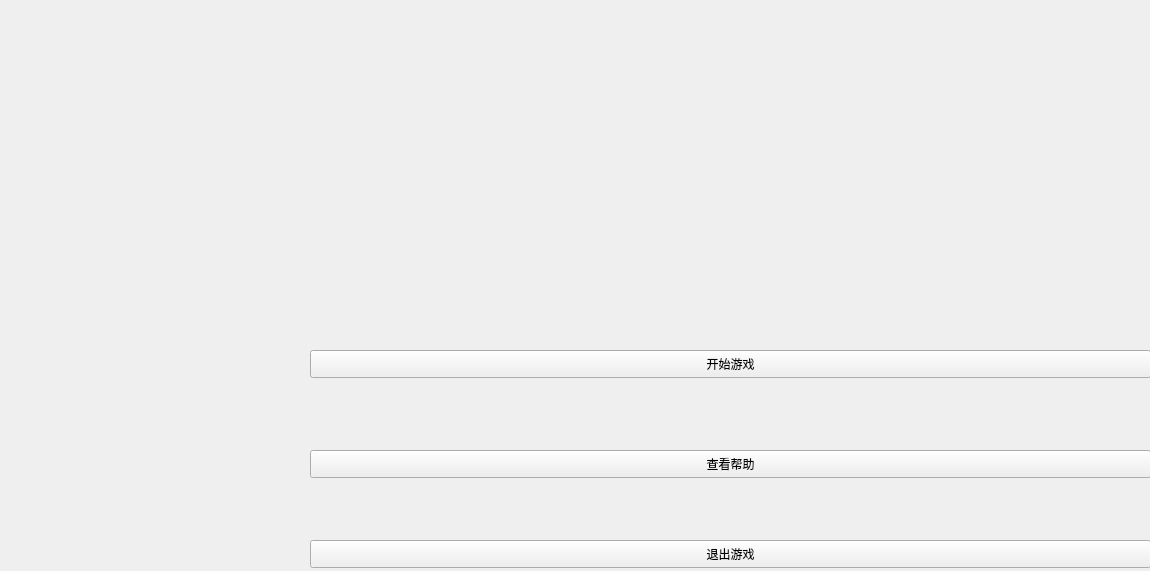
<?xml version="1.0" encoding="UTF-8"?>
<ui version="4.0">
 <class>MainWindow</class>
 <widget class="QMainWindow" name="MainWindow">
  <property name="geometry">
   <rect>
    <x>0</x>
    <y>0</y>
    <width>1150</width>
    <height>571</height>
   </rect>
  </property>
  <property name="minimumSize">
   <size>
    <width>1150</width>
    <height>571</height>
   </size>
  </property>
  <property name="maximumSize">
   <size>
    <width>1150</width>
    <height>571</height>
   </size>
  </property>
  <property name="windowTitle">
   <string>MainWindow</string>
  </property>
  <property name="autoFillBackground">
   <bool>false</bool>
  </property>
  <property name="styleSheet">
   <string notr="true">image: url(:/mainwindow/picture/timg.jpg);

</string>
  </property>
  <widget class="QWidget" name="centralWidget">
   <widget class="QPushButton" name="pushButton_3">
    <property name="geometry">
     <rect>
      <x>310</x>
      <y>350</y>
      <width>841</width>
      <height>28</height>
     </rect>
    </property>
    <property name="minimumSize">
     <size>
      <width>591</width>
      <height>0</height>
     </size>
    </property>
    <property name="text">
     <string>开始游戏</string>
    </property>
    <property name="checkable">
     <bool>false</bool>
    </property>
   </widget>
   <widget class="QPushButton" name="pushButton_2">
    <property name="geometry">
     <rect>
      <x>310</x>
      <y>450</y>
      <width>841</width>
      <height>28</height>
     </rect>
    </property>
    <property name="text">
     <string>查看帮助</string>
    </property>
   </widget>
   <widget class="QPushButton" name="pushButton">
    <property name="geometry">
     <rect>
      <x>310</x>
      <y>540</y>
      <width>841</width>
      <height>28</height>
     </rect>
    </property>
    <property name="text">
     <string>退出游戏</string>
    </property>
   </widget>
  </widget>
 </widget>
 <layoutdefault spacing="6" margin="11"/>
 <resources/>
 <connections/>
</ui>
